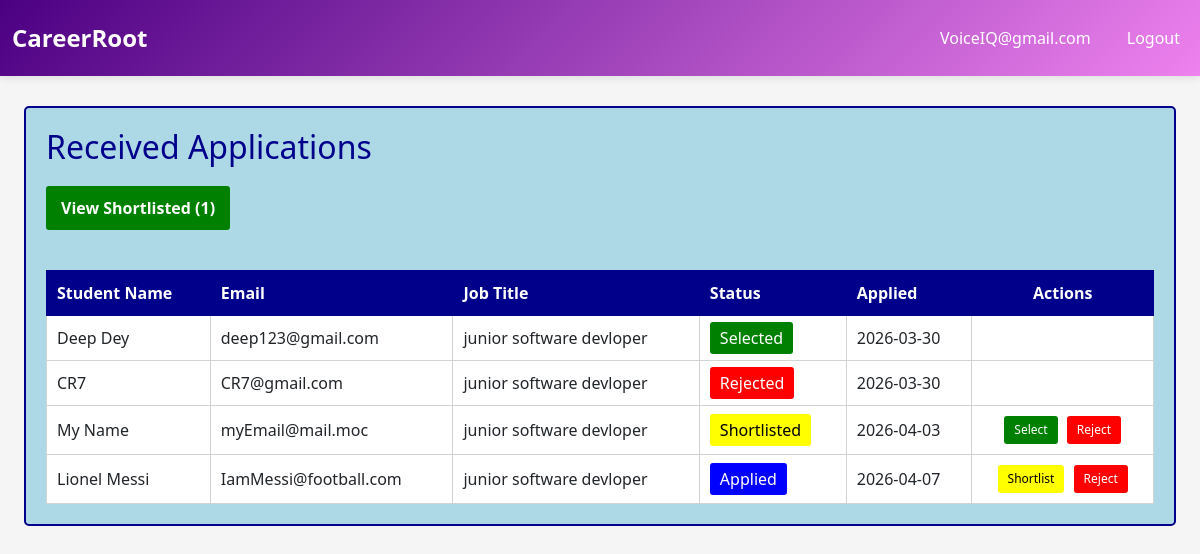
Page /company/applications (signed in) on the earlier database version.
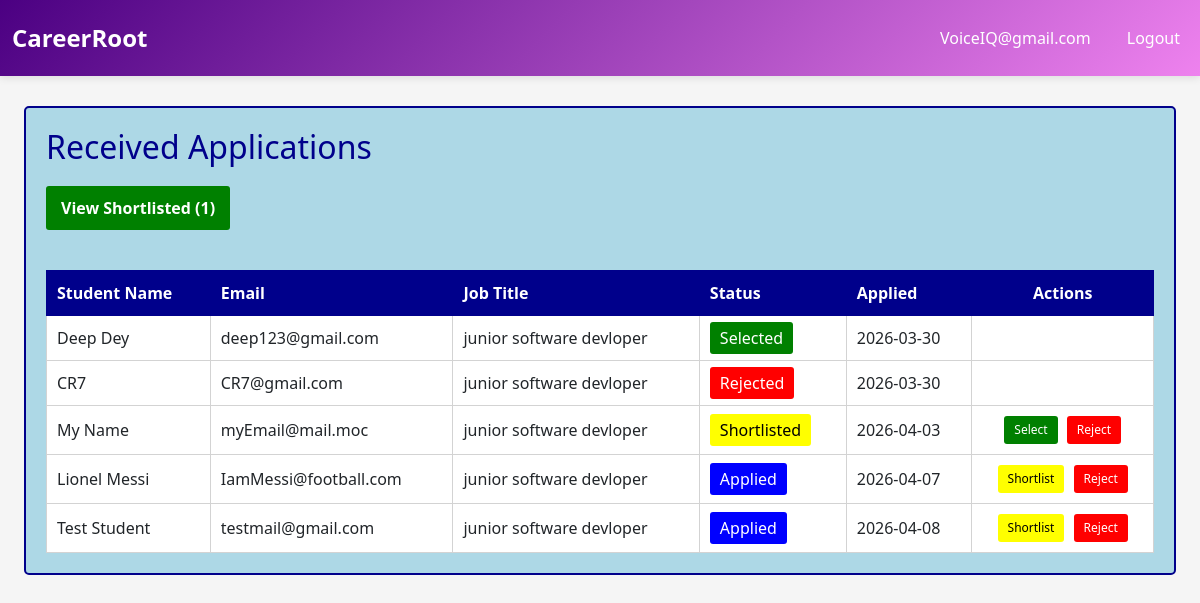
Same page on the later database version.
### core/database/models.py (models this page shows, shortened)
class Application(db.Model):
    __tablename__ = 'application'
    application_id = db.Column(db.Integer, primary_key=True, autoincrement=True)
    student_id = db.Column(db.Integer, db.ForeignKey('student.student_id'), nullable=False)
    drive_id = db.Column(db.Integer, db.ForeignKey('placement_drive.drive_id'), nullable=False)
    application_date = db.Column(db.DateTime, default=datetime.utcnow)
    status = db.Column(
        db.String(20),
        default=ApplicationStatus.APPLIED.value,
        nullable=False
    )  #Applied, Shortlisted, Selected, Rejected
    created_at = db.Column(db.DateTime, default=datetime.utcnow)
    updated_at = db.Column(db.DateTime, default=datetime.utcnow, onupdate=datetime.utcnow)
    placement = db.relationship('Placement', backref='application', uselist=False, cascade='all, delete-orphan')
    __table_args__ = (db.UniqueConstraint('student_id', 'drive_id', name='unique_student_drive'),)

class Student(UserMixin, db.Model):
    __tablename__ = 'student'
    student_id = db.Column(db.Integer, primary_key=True, autoincrement=True)
    name = db.Column(db.String(150), nullable=False)
    email = db.Column(db.String(120), unique=True, nullable=False)
    password = db.Column(db.String(255), nullable=False)
    phone = db.Column(db.String(15), nullable=True)
    department = db.Column(db.String(100), nullable=True)
    cgpa = db.Column(db.Float, nullable=True)
    resume_path = db.Column(db.String(255), nullable=True)  # Path to uploaded resume
    blacklist_status = db.Column(db.Boolean, default=False)  # True = blacklisted
    created_at = db.Column(db.DateTime, default=datetime.utcnow)
    updated_at = db.Column(db.DateTime, default=datetime.utcnow, onupdate=datetime.utcnow)
    applications = db.relationship('Application', backref='student', lazy=True, cascade='all, delete-orphan')
    placements = db.relationship('Placement', backref='student', lazy=True, cascade='all, delete-orphan')

class PlacementDrive(db.Model):
    __tablename__ = 'placement_drive'
    drive_id = db.Column(db.Integer, primary_key=True, autoincrement=True)
    company_id = db.Column(db.Integer, db.ForeignKey('company.company_id'), nullable=False)
    job_title = db.Column(db.String(150), nullable=False)
    job_description = db.Column(db.Text, nullable=True)
    eligibility_criteria = db.Column(db.Text, nullable=True)
    skills_required = db.Column(db.Text, nullable=True)  #comma separated skills
    experience_required = db.Column(db.String(100), nullable=True)  #e.g., 0-2 years
    salary_range = db.Column(db.String(100), nullable=True)  #e.g., 5-8 LPA
    application_deadline = db.Column(db.DateTime, nullable=False)
    status = db.Column(
        db.String(20),
        default=DriveStatus.PENDING.value,
        nullable=False
    )  # pending, aproved, closed
    created_at = db.Column(db.DateTime, default=datetime.utcnow)
    updated_at = db.Column(db.DateTime, default=datetime.utcnow, onupdate=datetime.utcnow)
    applications = db.relationship('Application', backref='drive', lazy=True, cascade='all, delete-orphan')
    placements = db.relationship('Placement', backref='drive', lazy=True, cascade='all, delete-orphan')

### core/routes/company.py (the view)
@company_bp.route('/applications')
@login_required
def applications():
    if not check_company():
        return redirect(url_for('auth.homepage'))
    company_id = session.get('user_id')
    company = Company.query.get(company_id)
    applications = db.session.query(Application).join(
        PlacementDrive, Application.drive_id == PlacementDrive.drive_id
    ).filter(PlacementDrive.company_id == company_id).all()
    return render_template('company_view_applications.html', company=company, applications=applications)

### app.py (called while the page is built)
@login_manager.user_loader
def load_user(user_id):
    from core.database.models import Admin, Company, Student
    admin = Admin.query.get(int(user_id))
    if admin:
        return admin
    company = Company.query.get(int(user_id))
    if company:
        return company
    student = Student.query.get(int(user_id))
    if student:
        return student
    return None

### core/routes/company.py (called while the page is built)
def check_company():
    if session.get('user_type') != 'company':
        flash('Unauthorized access', 'danger')
        return False
    return True

### templates/company_view_applications.html (shortened to what the changed rows need)
{% extends "base.html" %}
{% block content %}
<div class="container" style="margin-top:30px; margin-bottom:30px;">
    <div style="background-color:lightblue; padding:20px; border:2px solid darkblue; border-radius:5px;">
        <h2 style="color:darkblue; margin-bottom:20px;">Received Applications</h2>
        {% if applications %}
            <table style="width:100%; border-collapse:collapse; background-color:white; margin-top:20px;">
                <thead>
                    <tr style="background-color:darkblue; color:white;">
                        <th style="padding:10px; border:1px solid darkblue; text-align:left;">Student Name</th>
                        <th style="padding:10px; border:1px solid darkblue; text-align:left;">Email</th>
                        <th style="padding:10px; border:1px solid darkblue; text-align:left;">Job Title</th>
                        <th style="padding:10px; border:1px solid darkblue; text-align:left;">Status</th>
                        <th style="padding:10px; border:1px solid darkblue; text-align:left;">Applied</th>
                        <th style="padding:10px; border:1px solid darkblue; text-align:center;">Actions</th>
                    </tr>
                </thead>
                <tbody>
                    {% for application in applications %}
                        <tr style="border-bottom:1px solid lightgray;">
                            <td style="padding:10px; border:1px solid lightgray;">{{ application.student.name }}</td>
                            <td style="padding:10px; border:1px solid lightgray;">{{ application.student.email }}</td>
                            <td style="padding:10px; border:1px solid lightgray;">{{ application.drive.job_title }}</td>
                            <td style="padding:10px; border:1px solid lightgray;">
                                {% if application.status == 'Applied' %}
                                    <span style="background-color:blue; color:white; padding:5px 10px; border-radius:3px;">{{ application.status }}</span>
                                {% elif application.status == 'Shortlisted' %}
                                    <span style="background-color:yellow; color:black; padding:5px 10px; border-radius:3px;">{{ application.status }}</span>
                                {% elif application.status == 'Selected' %}
                                    <span style="background-color:green; color:white; padding:5px 10px; border-radius:3px;">{{ application.status }}</span>
                                {% elif application.status == 'Rejected' %}
                                    <span style="background-color:red; color:white; padding:5px 10px; border-radius:3px;">{{ application.status }}</span>
                                {% endif %}
                            </td>
                            <td style="padding:10px; border:1px solid lightgray;">{{ application.application_date.strftime('%Y-%m-%d') }}</td>
                            <td style="padding:10px; border:1px solid lightgray; text-align:center;">
                                {% if application.status != 'Rejected' and application.status != 'Selected' %}
                                    <form method="POST" style="display:inline-block;">
                                        {% if application.status == 'Applied' %}
                                            <button formaction="{{ url_for('company.shortlist_application', application_id=application.application_id) }}" type="submit" style="background-color:yellow; color:black; padding:5px 10px; border:none; border-radius:3px; cursor:pointer; font-size:12px; margin-right:5px;">
                                                Shortlist
                                            </button>
                                        {% endif %}
                                        {% if application.status == 'Shortlisted' %}
                                            <button formaction="{{ url_for('company.select_application', application_id=application.application_id) }}" type="submit" style="background-color:green; color:white; padding:5px 10px; border:none; border-radius:3px; cursor:pointer; font-size:12px; margin-right:5px;">
                                                Select
                                            </button>
                                        {% endif %}
                                        <button formaction="{{ url_for('company.reject_application', application_id=application.application_id) }}" type="submit" style="background-color:red; color:white; padding:5px 10px; border:none; border-radius:3px; cursor:pointer; font-size:12px;">
                                            Reject
                                        </button>
                                    </form>
                                {% endif %}
                            </td>
                        </tr>
                    {% endfor %}
                </tbody>
            </table>
        {% else %}
            <div style="background-color:white; padding:20px; border:1px solid lightgray; border-radius:3px; text-align:center;">
                <p>No applications received yet.</p>
            </div>
        {% endif %}
    </div>
</div>
{% endblock %}

Differences in the rows shown:
added Application: student.name "Test Student", student.email "testmail@gmail.com", drive.job_title "junior software devloper", status "Applied", application_date "2026-04-08"
